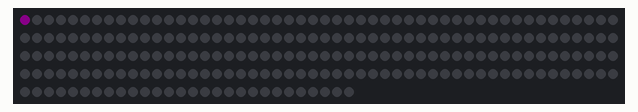
This sketch was run on a simulated Arduino Uno, built with avr-gcc and run on an emulated ATmega328P. Shown: 228 RGB LEDs in strip order, left to right, continuing on the next row. Dim RGB values are drawn brighter than linear.

Above: at 0.17 s.
At 1.37 s:
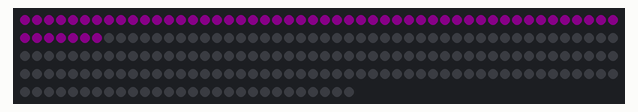
At 2.58 s:
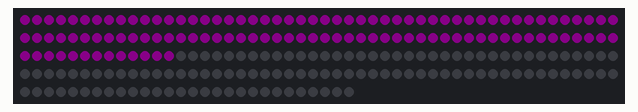
At 3.79 s:
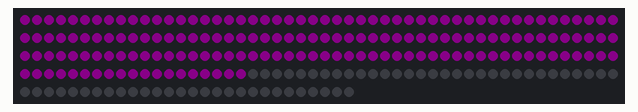
At 5.0 s:
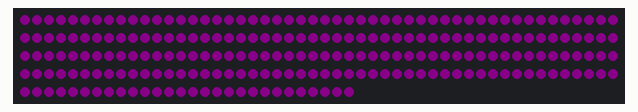

The sketch:

demopurple.ino
```cpp
#include <Adafruit_NeoPixel.h>
#ifdef __AVR__
#include <avr/power.h>
#endif

#define num_pixels 19
#define NUM_LEDS 12*num_pixels

#define PIN 2
#define WINDOW 20
Adafruit_NeoPixel strip = Adafruit_NeoPixel(NUM_LEDS, PIN, NEO_GRBW);

void setup() {
  Serial.begin(9600);

  strip.begin();
  strip.setBrightness(50);
  strip.show(); // Initialize all pixels to 'off'
}


void colorAnim(uint8_t wait){
  /*
   * takes a number 0-255 and loops through all the pixels to set them to that color
   */
  //uint32_t color = Wheel(random(0, 255));
  for(int i=0; i<NUM_LEDS; i++) { //loop through all the pixels
      strip.setPixelColor(i, 50, 0, 50);

      strip.show();

      delay(wait);
    }
}

void loop() {

  colorAnim(10);

}
```
